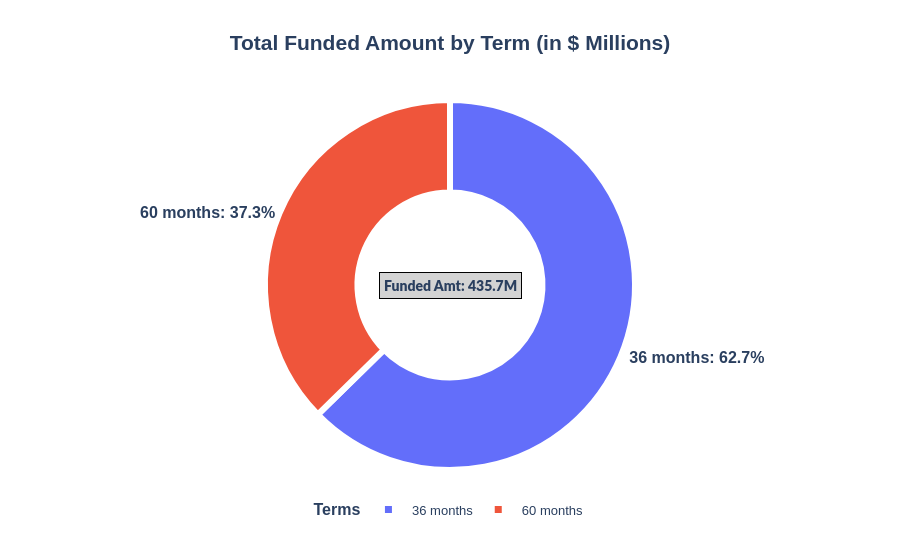

This figure's notebook cell:
### Markdown cell above
### Loan Term Analysis by Total Funded Amount

### Code cell
# Step 1: Aggregate data
term_funding = df.groupby('term')['loan_amount'].sum().reset_index()

# Step 2: Convert to millions
term_funding['loan_amount_millions'] = (term_funding['loan_amount'] / 1_000_000).round(1)

# Step 3: Create pie chart
fig = px.pie(
    term_funding,
    names="term",
    values="loan_amount_millions",
    title="<b>Total Funded Amount by Term (in $ Millions)</b>",
    height=550,
    width=900,
    color="term",
    hole=0.5
)

# Step 4: Update layout
fig.update_layout(
    title_font_size=21,
    title_x=0.5,
    font=dict(size=13, family="Arial"),
    annotations=[dict(
        text=f"Funded Amt: {term_funding['loan_amount_millions'].sum():.1f}M",
        x=0.5, y=0.5, font_size=14, showarrow=False,
        bgcolor = 'lightgray',
        bordercolor = 'black',
        borderpad = 4,
        font = dict(size = 34, family = 'Lato Black')
    )],
    legend = dict(
        title = '<b>Terms</b>',
        orientation = 'h',
        xanchor = 'center',
        yanchor = 'bottom',
        x = 0.5,
        y = -0.15
    )
)


# update traces
fig.update_traces(
    textposition = 'outside',
    textfont_size = 16,
    textfont_weight = 'bold',
    texttemplate = '<b>%{label}: %{percent}</b>',
    hovertemplate = '%{label}: $%{value:,}M',
    marker = dict(line = dict(color = 'white', width = 6))
)



fig.show()

### Figure 1 — Plotly figure (JSON) as saved in the notebook; plotly's stock layout.template omitted (floating-point values rounded to 4 significant figures)
{"data": [{"customdata": [[" 36 months"], [" 60 months"]], "domain": {"x": [0, 1], "y": [0, 1]}, "hole": 0.5, "hovertemplate": "%{label}: $%{value:,}M", "labels": [" 36 months", " 60 months"], "legendgroup": "", "marker": {"colors": ["#636efa", "#EF553B"], "line": {"color": "white", "width": 6}}, "name": "", "showlegend": true, "textfont": {"size": 16, "weight": "bold"}, "textposition": "outside", "texttemplate": "<b>%{label}: %{percent}</b>", "type": "pie", "values": [273.0, 162.7]}], "layout": {"annotations": [{"bgcolor": "lightgray", "bordercolor": "black", "borderpad": 4, "font": {"family": "Lato Black", "size": 14}, "showarrow": false, "text": "Funded Amt: 435.7M", "x": 0.5, "y": 0.5}], "font": {"family": "Arial", "size": 13}, "height": 550, "legend": {"orientation": "h", "title": {"text": "<b>Terms</b>"}, "tracegroupgap": 0, "x": 0.5, "xanchor": "center", "y": -0.15, "yanchor": "bottom"}, "title": {"font": {"size": 21}, "text": "<b>Total Funded Amount by Term (in $ Millions)</b>", "x": 0.5}, "width": 900}}
